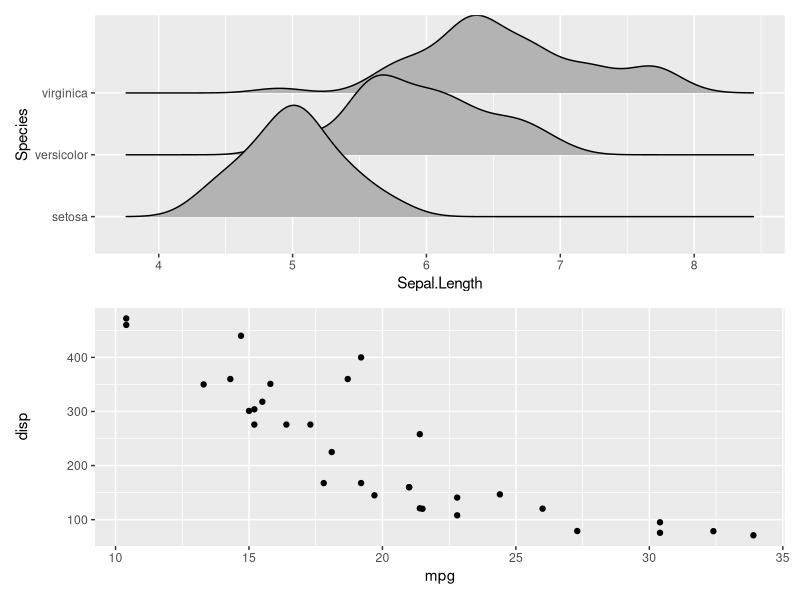
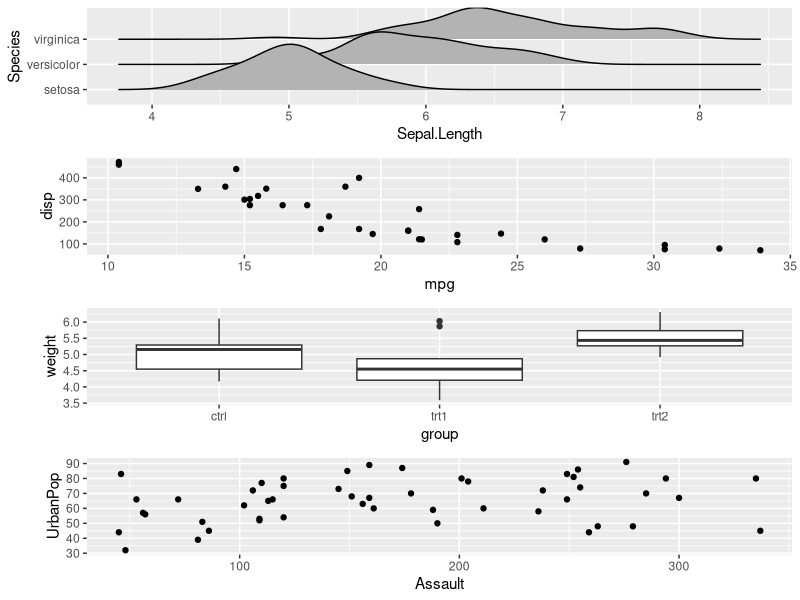

The R script that drew these images, in order: (Note: this script raises an error after producing the figures.)
install.packages("ggridges")
install.packages("patchwork")
library(tidyverse)
library(ggridges)
library(patchwork)
p1 <- ggplot(iris, aes(Sepal.Length, Species)) + 
  geom_density_ridges() 
p2 <- ggplot(mtcars) + 
  geom_point(aes(mpg, disp))
p1 + p2  + plot_layout(ncol=1) 

library(cowplot)

p1 <- ggplot(iris, aes(Sepal.Length, Species)) + 
  geom_density_ridges() 
p2 <- ggplot(mtcars) + 
  geom_point(aes(mpg, disp))
p3 <- ggplot(PlantGrowth) + 
  geom_boxplot(aes(group, weight))
p4 <- ggplot(USArrests) + 
  geom_point(aes(Assault, UrbanPop))

grobs <- lapply(list(p1, p2, p3,p4), as_grob)
plot_widths <- lapply(grobs, function(x) {x$widths})
aligned_widths <- align_margin(align_margin(plot_widths, "first"),"last")

# reset widths
for (i in seq_along(grobs)) {
  grobs[[i]]$widths <- aligned_widths[[i]]
}


plot_grid(plotlist = grobs, ncol = 1)

grid.draw(grobs[[1]])

cowplot::ggdraw(grobs[[2]])
cowplot::ggdraw(grobs[[3]])





library(tidyverse)
test_data <- tibble::tribble(~c1, ~c2, ~c3, ~c4, 
                             1, 2, 2, 4, 
                             3, 4, 3, 4, 
                             NA_integer_, 4, 4, 3,
                             NA_integer_, NA_integer_, NA_integer_, 3)

test_data %>% 
  mutate(scale1_sum = rowSums(select(., c1:c4), na.rm = T),
         scale1_mean = rowMeans(select(., c1:c4), na.rm = T),
         scale1_missing = is.na(c1)+is.na(c2)+is.na(c3)+is.na(c4),
         scale1_test = pmap_dbl(list(c1, c2, c3, c4), ~sum(is.na(.))))